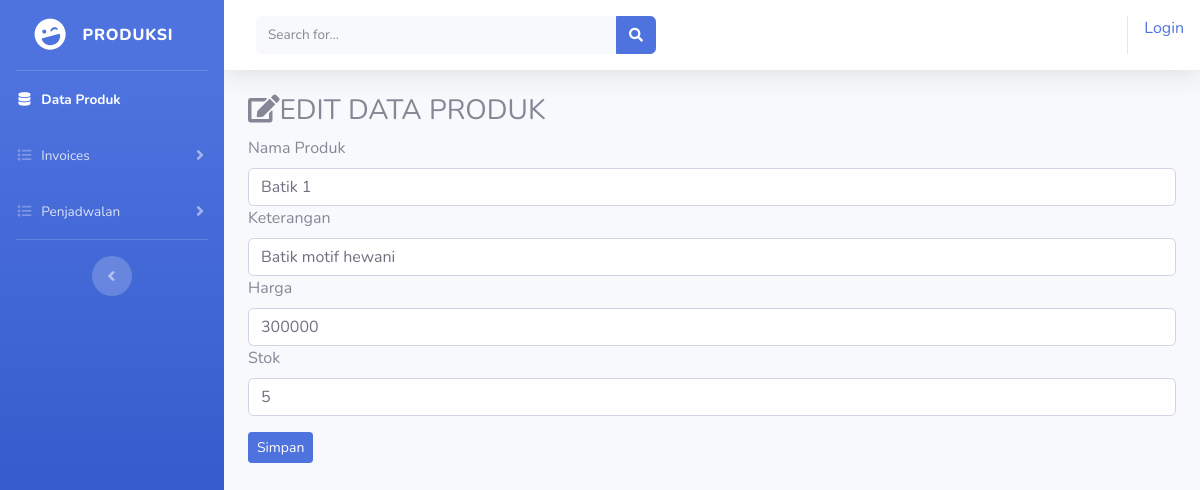
The page /dashboard_prd/edit_produk/1 on the database its author committed.
### tables this page shows
CREATE TABLE `tb_produk` (
  `id_produk` int(11) NOT NULL,
  `nama_prdk` varchar(120) NOT NULL,
  `keterangan` varchar(225) NOT NULL,
  `harga` int(11) NOT NULL,
  `stok` int(3) NOT NULL,
  `gambar` text NOT NULL
);

### application/controllers/dashboard_prd.php (called while the page is built, shortened)
<?php
class Dashboard_prd extends CI_Controller{
    public function __construct(){
        $this->load->model('model_produk');
        $this->load->model('model_invoice');
        $this->load->helper('url');
    }
    public function edit_produk($id_produk){
        $where = array('id_produk' => $id_produk);
        $data['produk'] = $this->model_produk->edit_produk($where, 'tb_produk')->result();
        $this->load->view('header');
        $this->load->view('sidebar/sidebar_prd');
        $this->load->view('produksi/edit_produk', $data);
        $this->load->view('footer');
    }
}

### index.php (called while the page is built, shortened)
<?php
require_once BASEPATH.'core/CodeIgniter.php';

### application/models/model_produk.php (called while the page is built, shortened)
<?php
class Model_produk extends CI_Model{
    public function edit_produk($where,$table){
        return $this->db->get_where($table,$where);
    }
}

### application/views/produksi/edit_produk.php (the view, shortened to what this page needs)
<div class="container-fluid">
    <h3><i class="fas fa-edit"></i>EDIT DATA PRODUK</h3>
    <?php foreach($produk as $prd) :?>
        <form method="post" action="<?php echo base_url().'dashboard_prd/update' ?>">
            <div>
                <label>Nama Produk</label>
                <input type="text" name="nama_prdk" class="form-control" value="<?php echo $prd->nama_prdk ?>">
            </div>
            <div>
                <label>Keterangan</label>
                <input type="text" name="keterangan" class="form-control" value="<?php echo $prd->keterangan ?>">
            </div>
            <div>
                <label>Harga</label>
                <input type="text" name="harga" class="form-control" value="<?php echo $prd->harga ?>">
            </div>
            <div>
                <label>Stok</label>
                <input type="text" name="stok" class="form-control" value="<?php echo $prd->stok ?>">
            </div>
            <button type="submit" class="btn btn-primary btn-sm mt-3">Simpan</button>
        </form>
    <?php endforeach; ?>
</div>

### rows shown on the page
tb_produk: nama_prdk "Batik 1", keterangan "Batik motif hewani", harga "300000", stok "5"

### other values the page prints
anchor('auth/login','Login') "Login"
